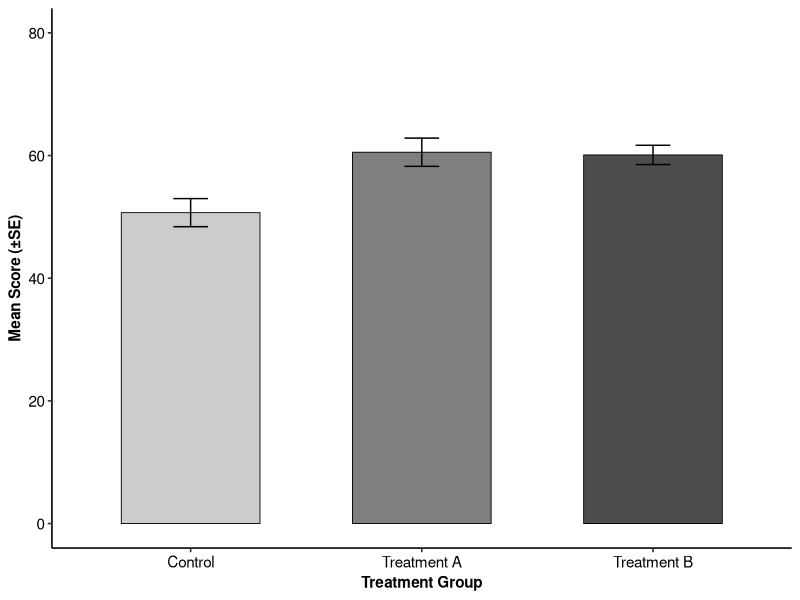
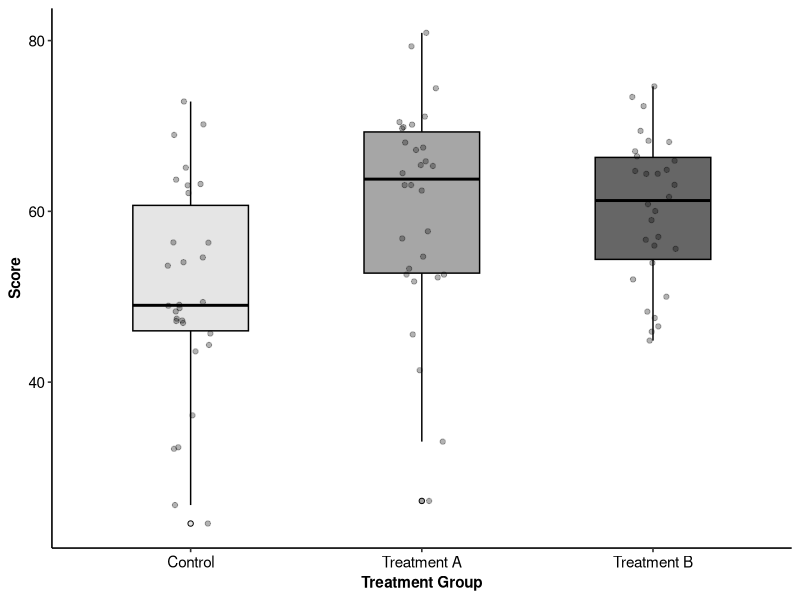
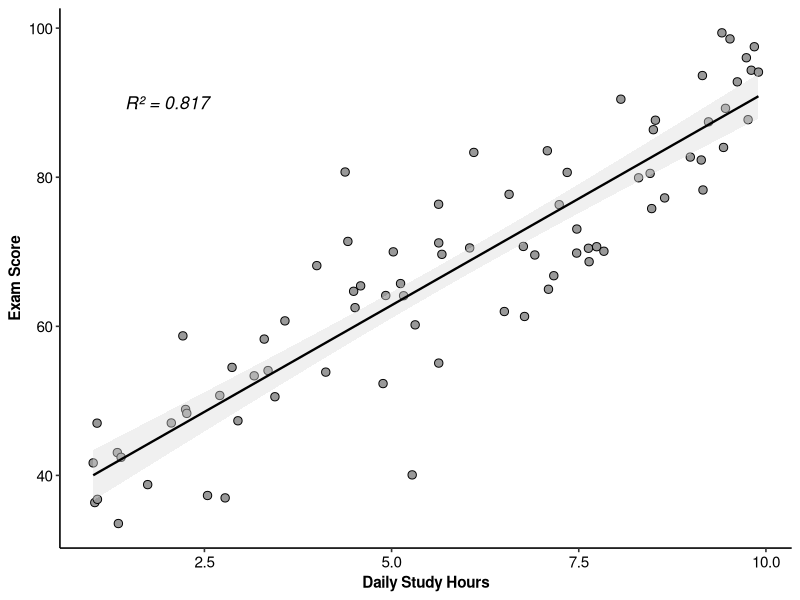

The R source for these figures, in order:
## ---- chunk 1
#| message: false
library(ggplot2)
library(dplyr)

# APA theme
theme_apa <- function(base_size = 12) {
  theme_classic(base_size = base_size) %+replace%
    theme(
      text = element_text(family = "sans"),
      plot.title = element_text(face = "bold", size = base_size + 2,
                                hjust = 0, margin = margin(b = 10)),
      axis.title = element_text(face = "bold"),
      axis.text = element_text(color = "black"),
      legend.position = "bottom",
      legend.title = element_text(face = "bold"),
      panel.grid = element_blank(),
      strip.background = element_blank(),
      strip.text = element_text(face = "bold")
    )
}
## ---- chunk 2
#| fig-width: 8
#| fig-height: 5
#| fig-cap: "Figure 1. Mean score comparison by treatment group. Error bars represent ±1 standard error."

set.seed(42)
df_bar <- data.frame(
  group = rep(c("Control", "Treatment A", "Treatment B"), each = 30),
  score = c(rnorm(30, 50, 10), rnorm(30, 62, 12), rnorm(30, 58, 11))
)

summary_df <- df_bar |>
  group_by(group) |>
  summarise(
    mean_score = mean(score),
    se = sd(score) / sqrt(n()),
    .groups = "drop"
  )

ggplot(summary_df, aes(x = group, y = mean_score, fill = group)) +
  geom_col(width = 0.6, color = "black", linewidth = 0.3) +
  geom_errorbar(aes(ymin = mean_score - se, ymax = mean_score + se),
                width = 0.15, linewidth = 0.5) +
  scale_fill_manual(values = c("gray80", "gray50", "gray30")) +
  labs(x = "Treatment Group", y = "Mean Score (±SE)") +
  theme_apa() +
  theme(legend.position = "none") +
  coord_cartesian(ylim = c(0, 80))
## ---- chunk 3
#| fig-width: 8
#| fig-height: 5
#| fig-cap: "Figure 2. Score distributions by treatment group."

ggplot(df_bar, aes(x = group, y = score, fill = group)) +
  geom_boxplot(outlier.shape = 21, width = 0.5, color = "black") +
  geom_jitter(width = 0.1, alpha = 0.3, size = 1.5) +
  scale_fill_manual(values = c("gray90", "gray65", "gray40")) +
  labs(x = "Treatment Group", y = "Score") +
  theme_apa() +
  theme(legend.position = "none")
## ---- chunk 4
#| fig-width: 8
#| fig-height: 5
#| fig-cap: "Figure 3. Relationship between study hours and exam score."

set.seed(42)
df_scatter <- data.frame(
  study_hours = runif(80, 1, 10),
  exam_score = NA
)
df_scatter$exam_score <- 35 + 5.5 * df_scatter$study_hours + rnorm(80, 0, 8)

model <- lm(exam_score ~ study_hours, data = df_scatter)
r2 <- summary(model)$r.squared

ggplot(df_scatter, aes(x = study_hours, y = exam_score)) +
  geom_point(shape = 21, fill = "gray60", size = 2.5, stroke = 0.5) +
  geom_smooth(method = "lm", color = "black", fill = "gray85", linewidth = 0.8) +
  annotate("text", x = 2, y = 90,
           label = paste0("R² = ", round(r2, 3)),
           fontface = "italic", size = 4.5) +
  labs(x = "Daily Study Hours", y = "Exam Score") +
  theme_apa()
